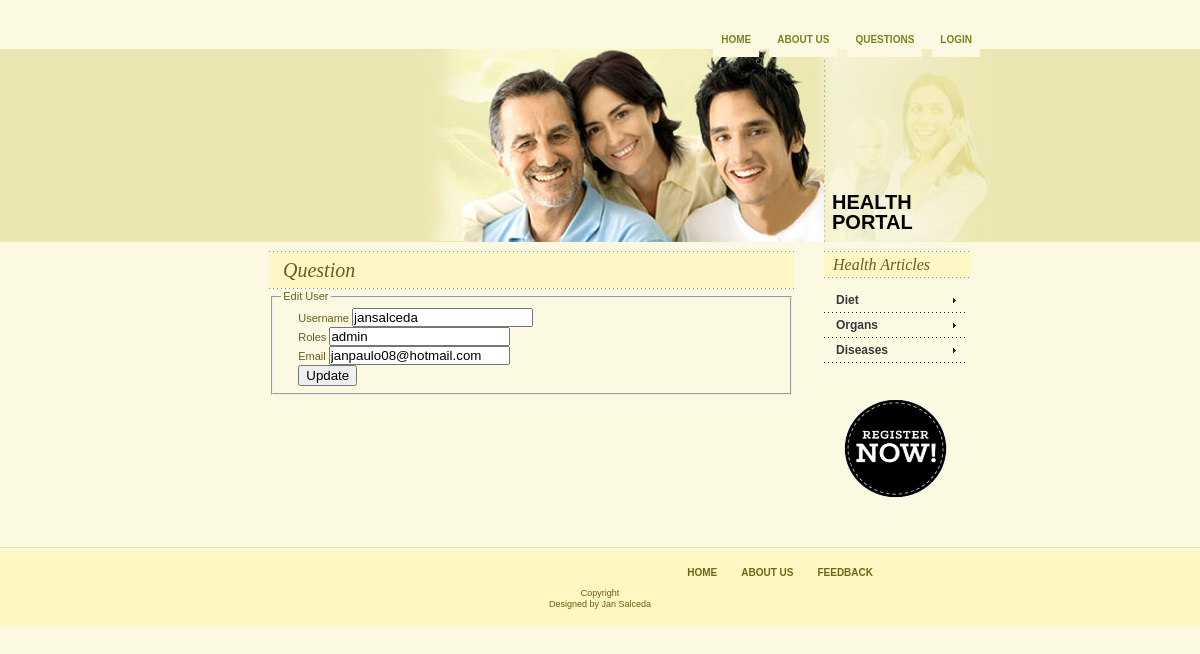
The app's page /edit_user.php?id=34 with its own data.
### tables this page shows
CREATE TABLE `users` (
  `id` int(11) NOT NULL,
  `roles` varchar(100) NOT NULL,
  `username` varchar(100) NOT NULL,
  `email` varchar(100) NOT NULL,
  `password` varchar(100) NOT NULL
);

### edit_user.php (the view, shortened to what this page needs)
<?php
	$update = false;
    if(isset($_GET['id']) && is_numeric($_GET['id'])) {
      require 'connect.php';
      $id = filter_input(INPUT_GET, 'id', FILTER_VALIDATE_INT);
      $query = "SELECT * FROM users WHERE id = :id;";
      $statement = $db->prepare($query);
      $bind_values = ['id' => $id];
      $statement->execute($bind_values);
      $row = $statement->fetch();
    }
    else {
      header("Location: admin_index.php");
      die();
    }
?>
<!DOCTYPE HTML>
<html xmlns="http://www.w3.org/1999/xhtml">
<head>
<link href="style.css" rel="stylesheet" type="text/css" />
</head>
<body>
    <div id="header">
        <h2 class="punchline">&nbsp;</h2>
        <h2 class="punchline">&nbsp;</h2>
        <h2 class="punchline">&nbsp;</h2>
        <h2 class="punchline">HEALTH PORTAL</h2>
    	<ul>
            <?php if(isset($_SESSION['username'])): ?>
            <li><a href="logout.php">Logout</a></li>
            <?php else: ?>
            <li><a href="login.php">Login</a></li>
            <?php endif ?>
            <li><a href="Questions.php" title="Questions">Questions</a></li>
            <li><a href="" title="ABOUT US">ABOUT US</a></li>
            <li><a href="index.php">Home</a></li>
      </ul>
  </div>
	<div id="body">
        <div id="leftPanel">
        	<h2>Question</h2>
        <div id="all_blogs">
          <form action="edit_user.php" method="post">
            <fieldset>
              <legend>Edit User</legend>
              <p>
                <label for="username">Username</label>
                <input name="username" id="username" value='<?= $row["username"] ?>'>
              </p>
              <p>
                <label for="roles">Roles</label>
                <input name="roles" id="roles" value='<?= $row["roles"] ?>'>
              </p>
              <p>
                <label for="email">Email</label>
                <input name="email" id="email" value='<?= $row["email"] ?>'>
              </p>
              <p>
                <?php if ($update == true): ?>
                    <button class="btn" type="submit" name="update" style="background: #556B2F;" >update</button>
                <?php else: ?>
                    <button class="btn" type="submit" name="update" >Update</button>
                <?php endif ?>
              </p>
            </fieldset>
          </form>
        </div>
        </div>
   	  <div id="rightPanel">
        	<h2>Health Articles&nbsp;</h2>
            <ul>
                   <li><a href="diet.html" title="Diet">Diet </a></li>
                <li><a href="organs.html" title="Organs">Organs</a></li>
               <li><a href="diseases.html" title="Diseases">Diseases</a></li>
            </ul>
            <?php if(isset($_SESSION['username'])): ?>
            <?php else:?>
            <a href="register.php"><img src="images/banner.jpg" alt="Register Now" title="Family Doctor" width="143" height="105" /></a>
            <?php endif ?>
            </div>
    <br class="spacer" />
    </div>
	<div id="footer">
    	<ul>
        		<li><a href="Questions.php" title="Feedback">Feedback</a></li>
            <li><a href="about.html" title="ABOUT US">ABOUT US</a></li>
            <li><a href="index.php" title="HOME">HOME</a></li>
    </ul>
        <p>Copyright <br class="spacer" />
Designed by Jan Salceda</p>
</div>
</body>
</html>

### style.css (style rules this page uses)
body { background: #FCF9E3 url(images/main_bg.gif) 0 49px repeat-x; color:#695D1E; font: normal 11px/15px Verdana, Arial, Helvetica, sans-serif; margin: 0; padding: 0; }
div, p, img, a, ul, form, input, h1, h2 { margin:0; padding:0; }
ul { list-style:none; }
a { text-decoration:none; }
img { border:none; }
#header { width:728px; padding:0 0 0 52px; margin:0 auto; height:242px; background:url(images/header_pic.jpg) 100% 49px no-repeat; position:relative; }
#header h2.punchline { color:#000; font:bold 20px/20px Arial, Helvetica, sans-serif; position:absolute; left:622px; top:192px; display:block; width:135px; }
#header ul { padding:0 0 7px 0; height:42px; font-size:10px; line-height:12px; font-weight:bold; text-transform:uppercase; position:relative; }
#header ul li { float:right; padding:0 10px 0 0; }
#header ul li a { color:#827F1B; background:#FCF9E3; padding:19px 8px 11px 8px; width:auto; display:block; }
#body { width: 721px; padding:9px 0 0 59px; margin:0 auto; }
#leftPanel { width:525px; float:left; }
#leftPanel h2 { height:38px; padding:0 0 0 14px; font:italic 20px/38px Georgia, "Times New Roman", Times, serif; background:url(images/body_h2bg.gif) 0 0 repeat-x; }
#leftPanel p { padding:0 0 0 17px; }
#rightPanel { width:147px; float:left; padding:0 0 42px 30px; }
#rightPanel h2 { height:27px; padding:0 0 0 9px; font:italic 16px/27px Georgia, "Times New Roman", Times, serif; background:url(images/right_h2bg.gif) 0 0 repeat-x; }
#rightPanel ul { font:bold 12px/24px Arial, Helvetica, sans-serif; padding:10px 4px 33px 0; }
#rightPanel ul li { background:url(images/dotted_black_border.gif) left bottom repeat-x; padding:0 0 1px 0; }
#rightPanel ul li a { height:24px; display:block; padding:0 0 0 12px; color:#393939; background:#FCF9E3 url(images/bullet_right.gif) 92% 50% no-repeat; }
#footer { background:#FFF6C1 url(images/footer_bg.gif) 0 0 repeat-x; padding:19px 0 16px 0; color:#685C14; }
#footer ul { font-size:10px; line-height:12px; margin:0 auto; font-weight:bold; text-transform:uppercase; width:570px; }
#footer ul li { float:right; }
#footer ul li a { padding:1px 12px; display:block; width:auto; color:#6A6816; background:#FFF6C1; }
#footer p { clear:both; text-align:center; padding:8px 0 0 0; font:normal 9px/11px Arial, Helvetica, sans-serif; }

### records on screen
users: username "jansalceda", roles "admin", email "janpaulo08@hotmail.com"
